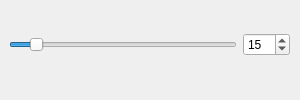
<?xml version="1.0" encoding="UTF-8"?>
<ui version="4.0">
 <class>MyDialogWindow</class>
 <widget class="QDialog" name="MyDialogWindow">
  <property name="geometry">
   <rect>
    <x>0</x>
    <y>0</y>
    <width>300</width>
    <height>100</height>
   </rect>
  </property>
  <property name="baseSize">
   <size>
    <width>300</width>
    <height>200</height>
   </size>
  </property>
  <property name="windowTitle">
   <string>New Dialog Window</string>
  </property>
  <widget class="QWidget" name="">
   <property name="geometry">
    <rect>
     <x>9</x>
     <y>30</y>
     <width>281</width>
     <height>29</height>
    </rect>
   </property>
   <layout class="QHBoxLayout" name="horizontalLayout">
    <item>
     <widget class="QSlider" name="Volume">
      <property name="minimum">
       <number>1</number>
      </property>
      <property name="maximum">
       <number>150</number>
      </property>
      <property name="value">
       <number>15</number>
      </property>
      <property name="orientation">
       <enum>Qt::Horizontal</enum>
      </property>
     </widget>
    </item>
    <item>
     <widget class="QSpinBox" name="IntVolume">
      <property name="minimum">
       <number>1</number>
      </property>
      <property name="maximum">
       <number>150</number>
      </property>
      <property name="value">
       <number>15</number>
      </property>
     </widget>
    </item>
   </layout>
  </widget>
 </widget>
 <resources/>
 <connections>
  <connection>
   <sender>Volume</sender>
   <signal>valueChanged(int)</signal>
   <receiver>IntVolume</receiver>
   <slot>setValue(int)</slot>
   <hints>
    <hint type="sourcelabel">
     <x>88</x>
     <y>43</y>
    </hint>
    <hint type="destinationlabel">
     <x>277</x>
     <y>43</y>
    </hint>
   </hints>
  </connection>
  <connection>
   <sender>IntVolume</sender>
   <signal>valueChanged(int)</signal>
   <receiver>Volume</receiver>
   <slot>setValue(int)</slot>
   <hints>
    <hint type="sourcelabel">
     <x>268</x>
     <y>53</y>
    </hint>
    <hint type="destinationlabel">
     <x>207</x>
     <y>45</y>
    </hint>
   </hints>
  </connection>
 </connections>
</ui>
